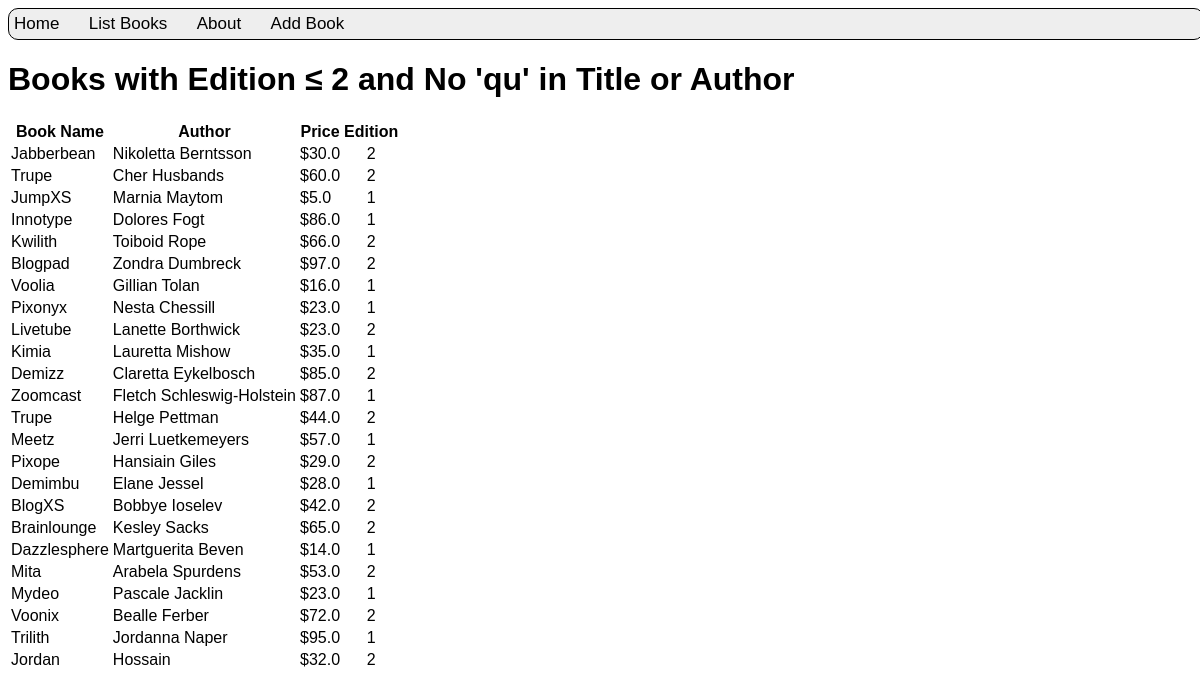
The app's page /books/lab8/task3 with its own data.
### apps/bookmodule/models.py (models this page shows)
class Book(models.Model):
    title = models.CharField(max_length=50)
    author = models.CharField(max_length=50)
    price = models.FloatField(default=0.0)
    edition = models.SmallIntegerField(default=1)

### apps/bookmodule/views.py (the view)
# urls.py: path("lab8/task3", views.Lab8Task3, name="books.Lab8Task3"),
def Lab8Task3(request):
    books = Book.objects.filter(
        Q(edition__lte=2) & ~(Q(title__icontains="qu") | Q(author__icontains="qu"))
    )
    return render(request, "bookmodule/Lab8Task3.html", {"books": books})

### apps/templates/bookmodule/Lab8Task3.html (shortened to what this page needs)
{% extends "layouts/base.html" %}
{% load static %}
{% block content %}
    <h1>Books with Edition ≤ 2 and No 'qu' in Title or Author</h1>
    {% if books %}
        <table>
            <thead>
                <tr>
                    <th>Book Name</th>
                    <th>Author</th>
                    <th>Price</th>
                    <th>Edition</th>
                </tr>
            </thead>
            <tbody>
                {% for book in books %}
                    <tr>
                        <td>{{ book.title }}</td>
                        <td>{{ book.author }}</td>
                        <td>${{ book.price }}</td>
                        <td style="text-align: center;">{{ book.edition }}</td>
                    </tr>
                {% endfor %}
            </tbody>
        </table>
    {% else %}
        <p>No books found matching the specified criteria.</p>
    {% endif %}
{% endblock content %}

### apps/static/styles.css (style rules this page uses)
body { font-family: Arial, sans-serif; }

### records on screen
Book: title "Jabberbean", author "Nikoletta Berntsson", price "30.0", edition "2"
Book: title "Trupe", author "Cher Husbands", price "60.0", edition "2"
Book: title "JumpXS", author "Marnia Maytom", price "5.0", edition "1"
Book: title "Innotype", author "Dolores Fogt", price "86.0", edition "1"
Book: title "Kwilith", author "Toiboid Rope", price "66.0", edition "2"
Book: title "Blogpad", author "Zondra Dumbreck", price "97.0", edition "2"
Book: title "Voolia", author "Gillian Tolan", price "16.0", edition "1"
Book: title "Pixonyx", author "Nesta Chessill", price "23.0", edition "1"
Book: title "Livetube", author "Lanette Borthwick", price "23.0", edition "2"
Book: title "Kimia", author "Lauretta Mishow", price "35.0", edition "1"
Book: title "Demizz", author "Claretta Eykelbosch", price "85.0", edition "2"
Book: title "Zoomcast", author "Fletch Schleswig-Holstein", price "87.0", edition "1"
Book: title "Trupe", author "Helge Pettman", price "44.0", edition "2"
Book: title "Meetz", author "Jerri Luetkemeyers", price "57.0", edition "1"
Book: title "Pixope", author "Hansiain Giles", price "29.0", edition "2"
Book: title "Demimbu", author "Elane Jessel", price "28.0", edition "1"
Book: title "BlogXS", author "Bobbye Ioselev", price "42.0", edition "2"
Book: title "Brainlounge", author "Kesley Sacks", price "65.0", edition "2"
Book: title "Dazzlesphere", author "Martguerita Beven", price "14.0", edition "1"
Book: title "Mita", author "Arabela Spurdens", price "53.0", edition "2"
Book: title "Mydeo", author "Pascale Jacklin", price "23.0", edition "1"
Book: title "Voonix", author "Bealle Ferber", price "72.0", edition "2"
Book: title "Trilith", author "Jordanna Naper", price "95.0", edition "1"
Book: title "Jordan", author "Hossain", price "32.0", edition "2"
